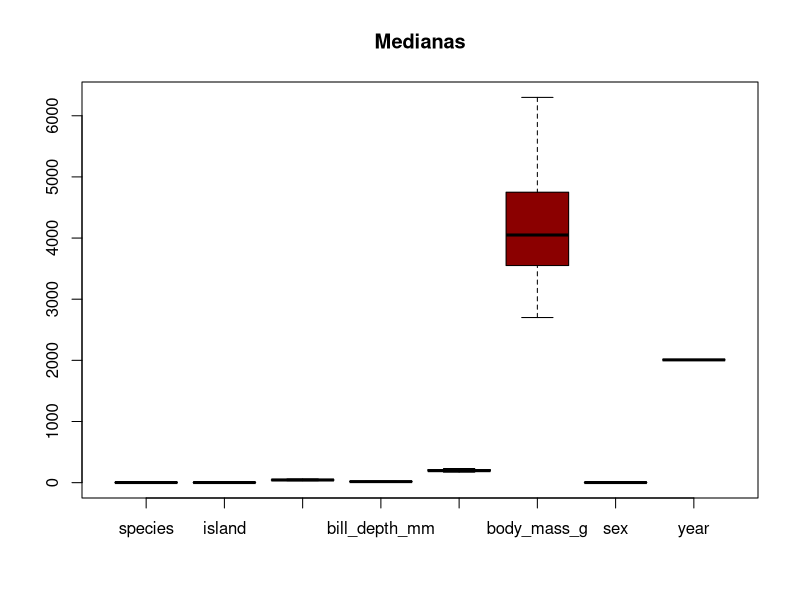
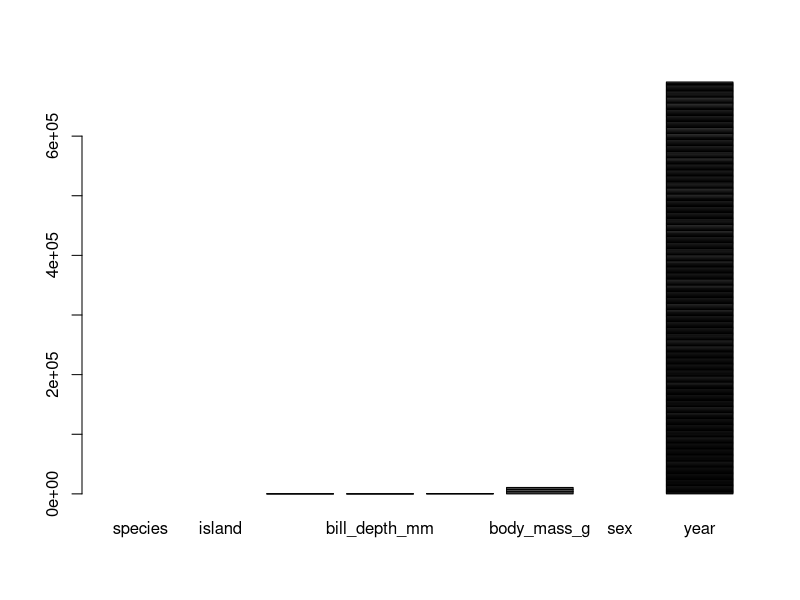
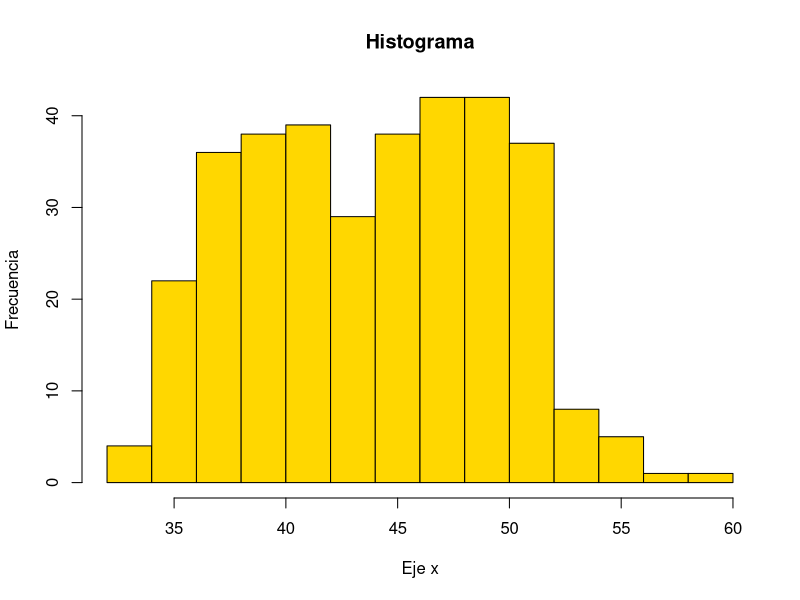
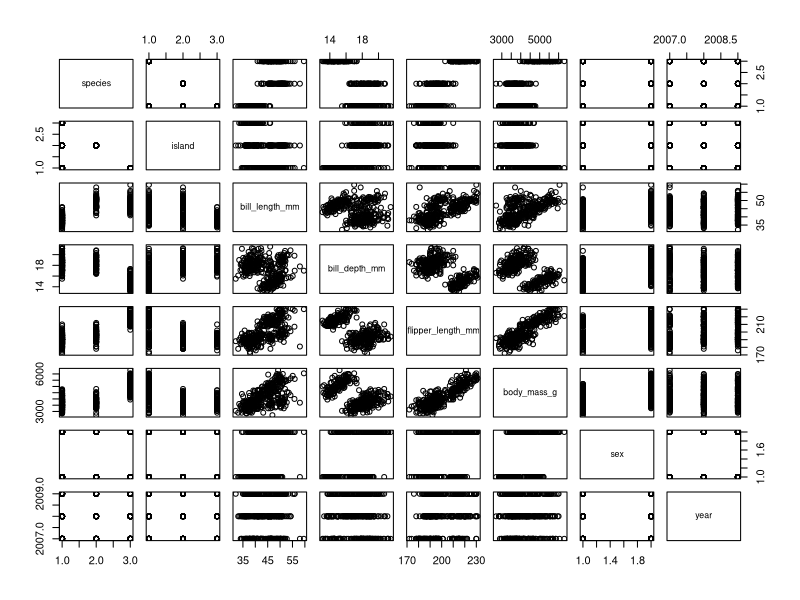
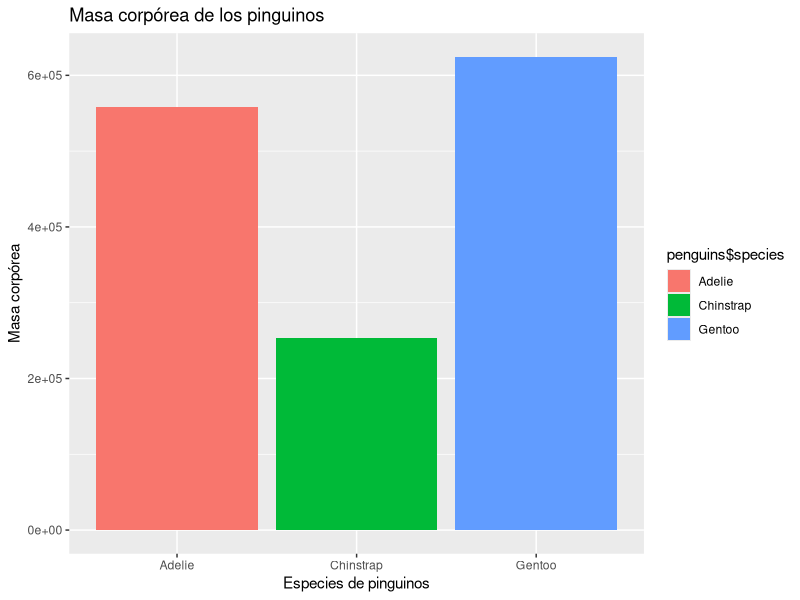
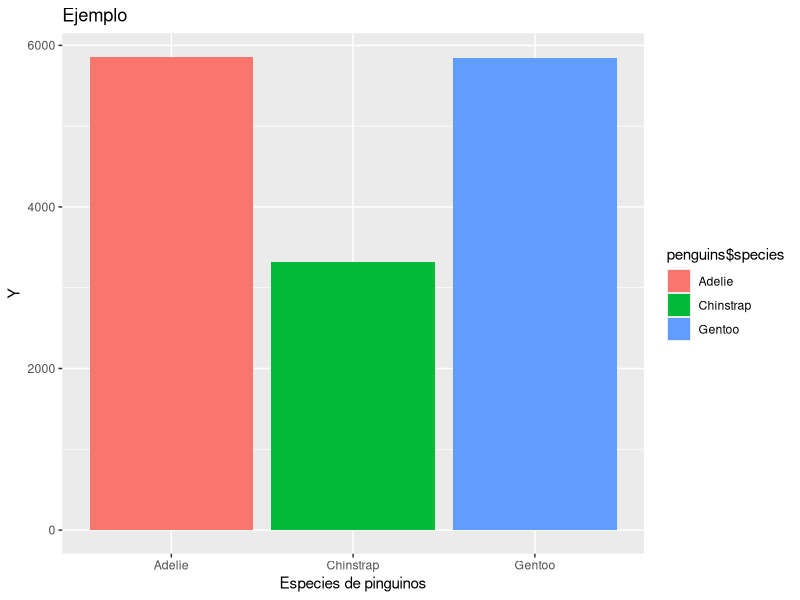
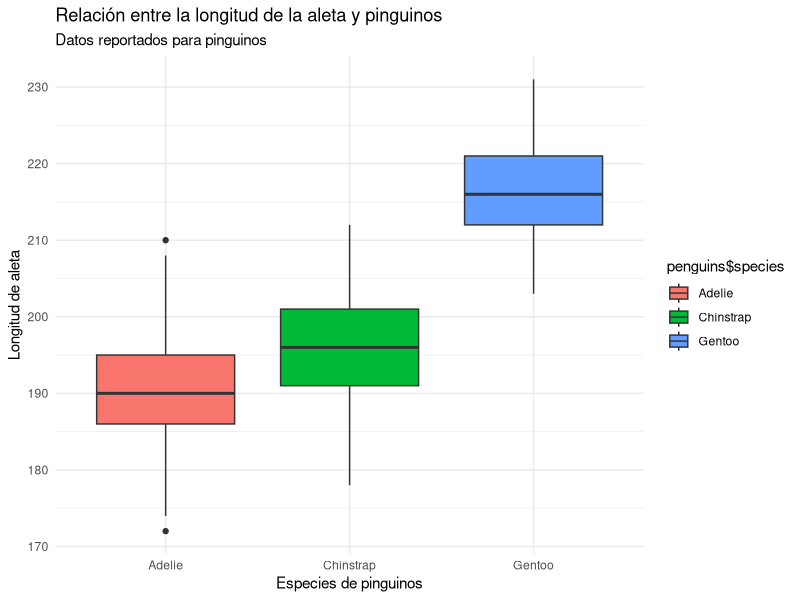
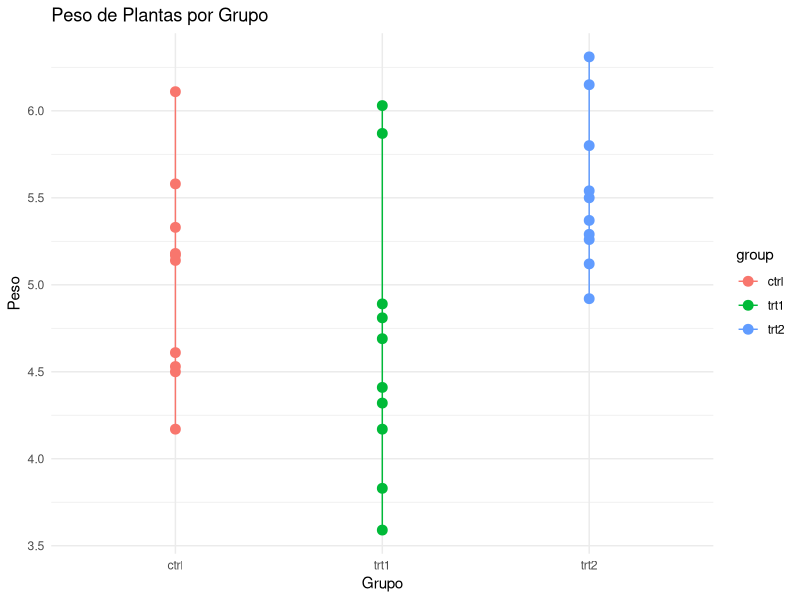

These figures' R source, in order:
## ---- chunk 1
#| echo: false
library(palmerpenguins)
## ---- chunk 2
#| echo: true
boxplot(penguins, col = "darkred", main= "Medianas")
## ---- chunk 3
#| echo: true
#Para generar un barplot debe generarse como matriz. 
penguins_matrix<-as.matrix(penguins)
barplot(penguins_matrix)

## ---- chunk 4
#| echo: true
hist(penguins$bill_length_mm, main = "Histograma", ylab = "Frecuencia", col = "gold", xlab = "Eje x")
## ---- chunk 5
#| echo: true
plot(penguins)
## ---- chunk 6
#| echo: false
library(ggplot2)

## ---- chunk 7
#| echo: false
ggplot(penguins)+
  geom_col(aes(x=penguins$species, y=penguins$body_mass_g, fill = penguins$species), position = "stack")+
  labs(x = "Especies de pinguinos", y = "Masa corpórea", title = "Masa corpórea de los pinguinos")


## ---- chunk 8
#| echo: true
# ggplot(data) + aes(x, y) + geom_*()
#Capas, mapeos estéticos, geoms, escalas y temas: 
#(aes()), es la forma de mapear. 

## ---- chunk 9
#| echo: true
ggplot(penguins)+
  geom_col(aes(x=penguins$species, y=penguins$bill_length_mm, fill = penguins$species), position = "stack")+
  labs(x = "Especies de pinguinos", y = "Y", title = "Ejemplo ")


## ---- chunk 10
#| echo: true
mi_boxplot<-ggplot(penguins)+
  geom_boxplot(mapping = aes(x=penguins$species, y=penguins$flipper_length_mm, fill= penguins$species))+
  labs(x= "Especies de pinguinos", y= "Longitud de aleta", title = "Relación entre la longitud de la aleta y pinguinos", subtitle = "Datos reportados para pinguinos")+
  theme_minimal()
mi_boxplot
## ---- chunk 11
data("PlantGrowth")
ggplot(PlantGrowth, aes(x = group, y = weight, group = group, color = group)) +
  geom_point(size = 3) +
  geom_line() +
  theme_minimal() +
  labs(title = "Peso de Plantas por Grupo", x = "Grupo", y = "Peso")


## ---- chunk 12
#| echo: true
library(ggplot2)
library(dplyr)
# Datos simulados de especies de escorpiones
set.seed(42)
scorpions <- data.frame(
  species = rep(c("Escorpión A", "Escorpión B"), each = 10),
  x = c(runif(10, min = 1, max = 5), runif(10, min = 4, max = 8)),
  y = c(runif(10, min = 1, max = 5), runif(10, min = 4, max = 8))
)

# Ordenar puntos para formar un polígono convexo
scorpions_hull <- scorpions %>%
  group_by(species) %>%
  slice(chull(x, y))  # Encuentra el polígono convexo
## ---- chunk 13
# Graficar puntos y polígono
ggplot() +
  geom_polygon(data = scorpions_hull, aes(x = x, y = y, fill = species, group = species), alpha = 0.3) +
  geom_point(data = scorpions, aes(x = x, y = y, color = species), size = 3) +
  labs(title = "Espacio ecológico de escorpiones", x = "Eje PCA 1", y = "Eje PCA 2") +
  theme_minimal()
